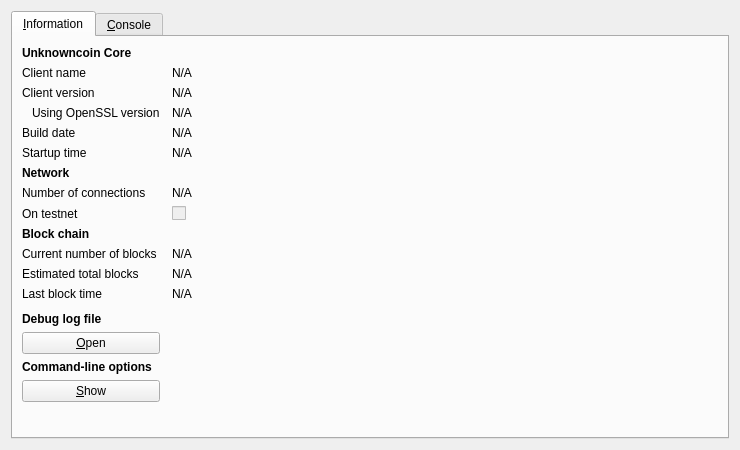
<?xml version="1.0" encoding="UTF-8"?>
<ui version="4.0">
 <class>RPCConsole</class>
 <widget class="QDialog" name="RPCConsole">
  <property name="geometry">
   <rect>
    <x>0</x>
    <y>0</y>
    <width>740</width>
    <height>450</height>
   </rect>
  </property>
  <property name="windowTitle">
   <string>Unknowncoin - Debug window</string>
  </property>
  <layout class="QVBoxLayout" name="verticalLayout_2">
   <item>
    <widget class="QTabWidget" name="tabWidget">
     <property name="currentIndex">
      <number>0</number>
     </property>
     <widget class="QWidget" name="tab_info">
      <attribute name="title">
       <string>&amp;Information</string>
      </attribute>
      <layout class="QGridLayout" name="gridLayout" columnstretch="0,1">
       <property name="horizontalSpacing">
        <number>12</number>
       </property>
       <item row="0" column="0">
        <widget class="QLabel" name="label_9">
         <property name="font">
          <font>
           <weight>75</weight>
           <bold>true</bold>
          </font>
         </property>
         <property name="text">
          <string>Unknowncoin Core</string>
         </property>
        </widget>
       </item>
       <item row="1" column="0">
        <widget class="QLabel" name="label_5">
         <property name="text">
          <string>Client name</string>
         </property>
        </widget>
       </item>
       <item row="1" column="1">
        <widget class="QLabel" name="clientName">
         <property name="cursor">
          <cursorShape>IBeamCursor</cursorShape>
         </property>
         <property name="text">
          <string>N/A</string>
         </property>
         <property name="textFormat">
          <enum>Qt::PlainText</enum>
         </property>
         <property name="textInteractionFlags">
          <set>Qt::LinksAccessibleByMouse|Qt::TextSelectableByKeyboard|Qt::TextSelectableByMouse</set>
         </property>
        </widget>
       </item>
       <item row="2" column="0">
        <widget class="QLabel" name="label_6">
         <property name="text">
          <string>Client version</string>
         </property>
        </widget>
       </item>
       <item row="2" column="1">
        <widget class="QLabel" name="clientVersion">
         <property name="cursor">
          <cursorShape>IBeamCursor</cursorShape>
         </property>
         <property name="text">
          <string>N/A</string>
         </property>
         <property name="textFormat">
          <enum>Qt::PlainText</enum>
         </property>
         <property name="textInteractionFlags">
          <set>Qt::LinksAccessibleByMouse|Qt::TextSelectableByKeyboard|Qt::TextSelectableByMouse</set>
         </property>
        </widget>
       </item>
       <item row="3" column="0">
        <widget class="QLabel" name="label_14">
         <property name="text">
          <string>Using OpenSSL version</string>
         </property>
         <property name="indent">
          <number>10</number>
         </property>
        </widget>
       </item>
       <item row="3" column="1">
        <widget class="QLabel" name="openSSLVersion">
         <property name="cursor">
          <cursorShape>IBeamCursor</cursorShape>
         </property>
         <property name="text">
          <string>N/A</string>
         </property>
         <property name="textFormat">
          <enum>Qt::PlainText</enum>
         </property>
         <property name="textInteractionFlags">
          <set>Qt::LinksAccessibleByMouse|Qt::TextSelectableByKeyboard|Qt::TextSelectableByMouse</set>
         </property>
        </widget>
       </item>
       <item row="4" column="0">
        <widget class="QLabel" name="label_12">
         <property name="text">
          <string>Build date</string>
         </property>
        </widget>
       </item>
       <item row="4" column="1">
        <widget class="QLabel" name="buildDate">
         <property name="cursor">
          <cursorShape>IBeamCursor</cursorShape>
         </property>
         <property name="text">
          <string>N/A</string>
         </property>
         <property name="textFormat">
          <enum>Qt::PlainText</enum>
         </property>
         <property name="textInteractionFlags">
          <set>Qt::LinksAccessibleByMouse|Qt::TextSelectableByKeyboard|Qt::TextSelectableByMouse</set>
         </property>
        </widget>
       </item>
       <item row="5" column="0">
        <widget class="QLabel" name="label_13">
         <property name="text">
          <string>Startup time</string>
         </property>
        </widget>
       </item>
       <item row="5" column="1">
        <widget class="QLabel" name="startupTime">
         <property name="cursor">
          <cursorShape>IBeamCursor</cursorShape>
         </property>
         <property name="text">
          <string>N/A</string>
         </property>
         <property name="textFormat">
          <enum>Qt::PlainText</enum>
         </property>
         <property name="textInteractionFlags">
          <set>Qt::LinksAccessibleByMouse|Qt::TextSelectableByKeyboard|Qt::TextSelectableByMouse</set>
         </property>
        </widget>
       </item>
       <item row="6" column="0">
        <widget class="QLabel" name="label_11">
         <property name="font">
          <font>
           <weight>75</weight>
           <bold>true</bold>
          </font>
         </property>
         <property name="text">
          <string>Network</string>
         </property>
        </widget>
       </item>
       <item row="7" column="0">
        <widget class="QLabel" name="label_7">
         <property name="text">
          <string>Number of connections</string>
         </property>
        </widget>
       </item>
       <item row="7" column="1">
        <widget class="QLabel" name="numberOfConnections">
         <property name="cursor">
          <cursorShape>IBeamCursor</cursorShape>
         </property>
         <property name="text">
          <string>N/A</string>
         </property>
         <property name="textFormat">
          <enum>Qt::PlainText</enum>
         </property>
         <property name="textInteractionFlags">
          <set>Qt::LinksAccessibleByMouse|Qt::TextSelectableByKeyboard|Qt::TextSelectableByMouse</set>
         </property>
        </widget>
       </item>
       <item row="8" column="0">
        <widget class="QLabel" name="label_8">
         <property name="text">
          <string>On testnet</string>
         </property>
        </widget>
       </item>
       <item row="8" column="1">
        <widget class="QCheckBox" name="isTestNet">
         <property name="enabled">
          <bool>false</bool>
         </property>
         <property name="text">
          <string/>
         </property>
        </widget>
       </item>
       <item row="9" column="0">
        <widget class="QLabel" name="label_10">
         <property name="font">
          <font>
           <weight>75</weight>
           <bold>true</bold>
          </font>
         </property>
         <property name="text">
          <string>Block chain</string>
         </property>
        </widget>
       </item>
       <item row="10" column="0">
        <widget class="QLabel" name="label_3">
         <property name="text">
          <string>Current number of blocks</string>
         </property>
        </widget>
       </item>
       <item row="10" column="1">
        <widget class="QLabel" name="numberOfBlocks">
         <property name="cursor">
          <cursorShape>IBeamCursor</cursorShape>
         </property>
         <property name="text">
          <string>N/A</string>
         </property>
         <property name="textFormat">
          <enum>Qt::PlainText</enum>
         </property>
         <property name="textInteractionFlags">
          <set>Qt::LinksAccessibleByMouse|Qt::TextSelectableByKeyboard|Qt::TextSelectableByMouse</set>
         </property>
        </widget>
       </item>
       <item row="11" column="0">
        <widget class="QLabel" name="label_4">
         <property name="text">
          <string>Estimated total blocks</string>
         </property>
        </widget>
       </item>
       <item row="11" column="1">
        <widget class="QLabel" name="totalBlocks">
         <property name="cursor">
          <cursorShape>IBeamCursor</cursorShape>
         </property>
         <property name="text">
          <string>N/A</string>
         </property>
         <property name="textFormat">
          <enum>Qt::PlainText</enum>
         </property>
         <property name="textInteractionFlags">
          <set>Qt::LinksAccessibleByMouse|Qt::TextSelectableByKeyboard|Qt::TextSelectableByMouse</set>
         </property>
        </widget>
       </item>
       <item row="12" column="0">
        <widget class="QLabel" name="label_2">
         <property name="text">
          <string>Last block time</string>
         </property>
        </widget>
       </item>
       <item row="12" column="1">
        <widget class="QLabel" name="lastBlockTime">
         <property name="cursor">
          <cursorShape>IBeamCursor</cursorShape>
         </property>
         <property name="text">
          <string>N/A</string>
         </property>
         <property name="textFormat">
          <enum>Qt::PlainText</enum>
         </property>
         <property name="textInteractionFlags">
          <set>Qt::LinksAccessibleByMouse|Qt::TextSelectableByKeyboard|Qt::TextSelectableByMouse</set>
         </property>
        </widget>
       </item>
       <item row="13" column="0">
        <spacer name="verticalSpacer_2">
         <property name="orientation">
          <enum>Qt::Vertical</enum>
         </property>
         <property name="sizeHint" stdset="0">
          <size>
           <width>20</width>
           <height>20</height>
          </size>
         </property>
        </spacer>
       </item>
       <item row="14" column="0">
        <widget class="QLabel" name="labelDebugLogfile">
         <property name="font">
          <font>
           <weight>75</weight>
           <bold>true</bold>
          </font>
         </property>
         <property name="text">
          <string>Debug log file</string>
         </property>
        </widget>
       </item>
       <item row="15" column="0">
        <widget class="QPushButton" name="openDebugLogfileButton">
         <property name="toolTip">
          <string>Open the Unknowncoin debug log file from the current data directory. This can take a few seconds for large log files.</string>
         </property>
         <property name="text">
          <string>&amp;Open</string>
         </property>
         <property name="autoDefault">
          <bool>false</bool>
         </property>
        </widget>
       </item>
       <item row="16" column="0">
        <widget class="QLabel" name="labelCLOptions">
         <property name="font">
          <font>
           <weight>75</weight>
           <bold>true</bold>
          </font>
         </property>
         <property name="text">
          <string>Command-line options</string>
         </property>
        </widget>
       </item>
       <item row="17" column="0">
        <widget class="QPushButton" name="showCLOptionsButton">
         <property name="toolTip">
          <string>Show the Unknowncoin-Qt help message to get a list with possible Unknowncoin command-line options.</string>
         </property>
         <property name="text">
          <string>&amp;Show</string>
         </property>
         <property name="autoDefault">
          <bool>false</bool>
         </property>
        </widget>
       </item>
       <item row="18" column="0">
        <spacer name="verticalSpacer">
         <property name="orientation">
          <enum>Qt::Vertical</enum>
         </property>
         <property name="sizeHint" stdset="0">
          <size>
           <width>20</width>
           <height>40</height>
          </size>
         </property>
        </spacer>
       </item>
      </layout>
     </widget>
     <widget class="QWidget" name="tab_console">
      <attribute name="title">
       <string>&amp;Console</string>
      </attribute>
      <layout class="QVBoxLayout" name="verticalLayout_3">
       <property name="spacing">
        <number>3</number>
       </property>
       <item>
        <widget class="QTextEdit" name="messagesWidget">
         <property name="minimumSize">
          <size>
           <width>0</width>
           <height>100</height>
          </size>
         </property>
         <property name="readOnly">
          <bool>true</bool>
         </property>
         <property name="tabKeyNavigation" stdset="0">
          <bool>false</bool>
         </property>
         <property name="columnCount" stdset="0">
          <number>2</number>
         </property>
        </widget>
       </item>
       <item>
        <layout class="QHBoxLayout" name="horizontalLayout">
         <property name="spacing">
          <number>3</number>
         </property>
         <item>
          <widget class="QLabel" name="label">
           <property name="text">
            <string notr="true">&gt;</string>
           </property>
          </widget>
         </item>
         <item>
          <widget class="QLineEdit" name="lineEdit"/>
         </item>
         <item>
          <widget class="QPushButton" name="clearButton">
           <property name="maximumSize">
            <size>
             <width>24</width>
             <height>24</height>
            </size>
           </property>
           <property name="toolTip">
            <string>Clear console</string>
           </property>
           <property name="text">
            <string/>
           </property>
           <property name="icon">
            <iconset resource="../bitcoin.qrc">
             <normaloff>:/icons/remove</normaloff>:/icons/remove</iconset>
           </property>
           <property name="shortcut">
            <string notr="true">Ctrl+L</string>
           </property>
           <property name="autoDefault">
            <bool>false</bool>
           </property>
          </widget>
         </item>
        </layout>
       </item>
      </layout>
     </widget>
    </widget>
   </item>
  </layout>
 </widget>
 <resources>
  <include location="../bitcoin.qrc"/>
 </resources>
 <connections/>
</ui>
